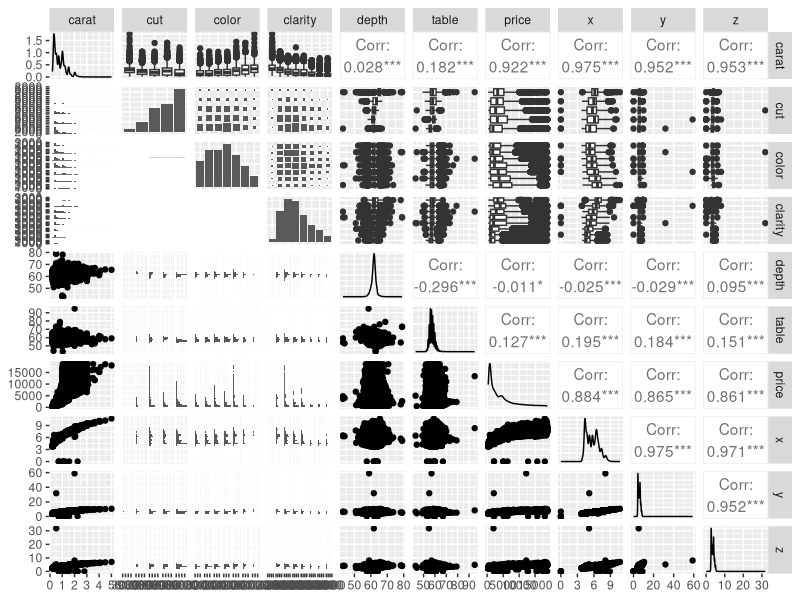
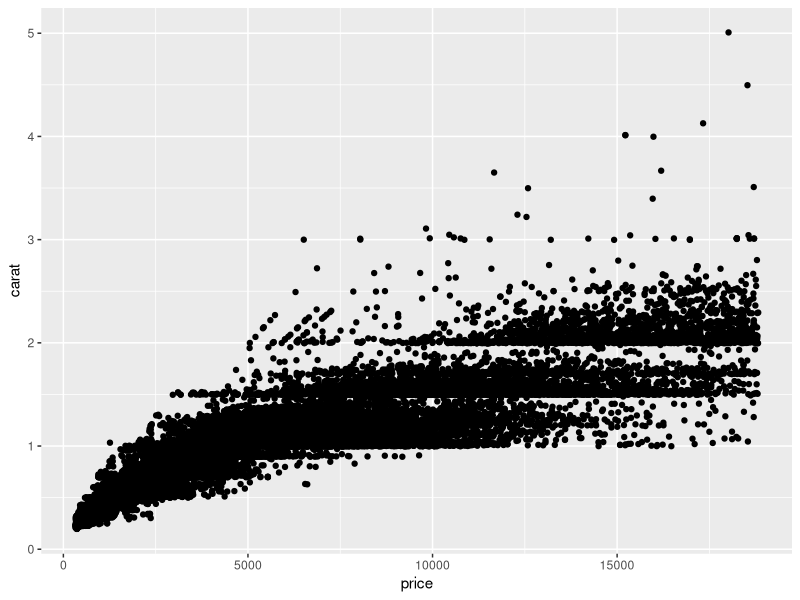
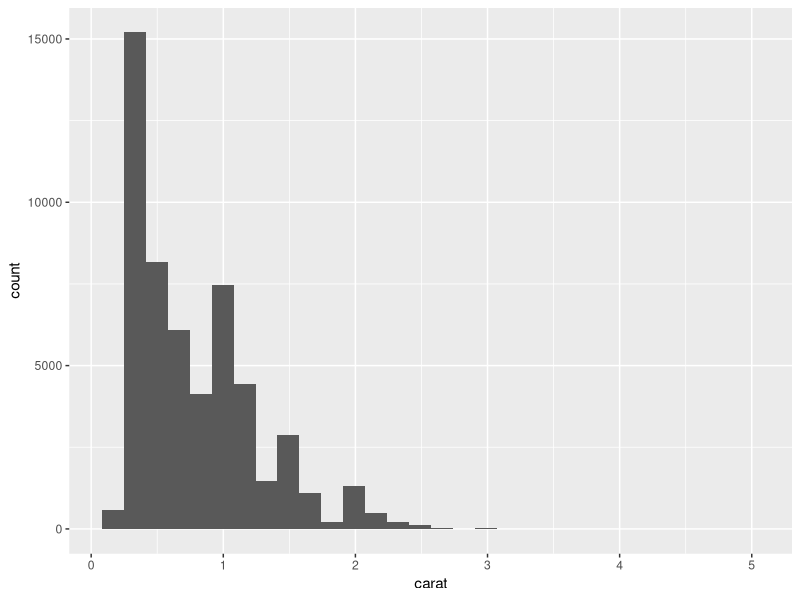

These figures' R source, in order:
## ---- chunk 1
library(tidyverse)
library(skimr)
library(GGally)
## ---- chunk 2
names(diamonds)

dim(diamonds)

summary(diamonds)

head(diamonds)

tail(diamonds)

skimr::skim(diamonds)


## ---- chunk 3
GGally::ggpairs(diamonds)
## ---- chunk 4
ggplot(data = diamonds, aes(x = price, y = carat)) +
  geom_jitter()
## ---- chunk 5
ggplot(data = diamonds, aes(x = carat)) +
  geom_histogram()

